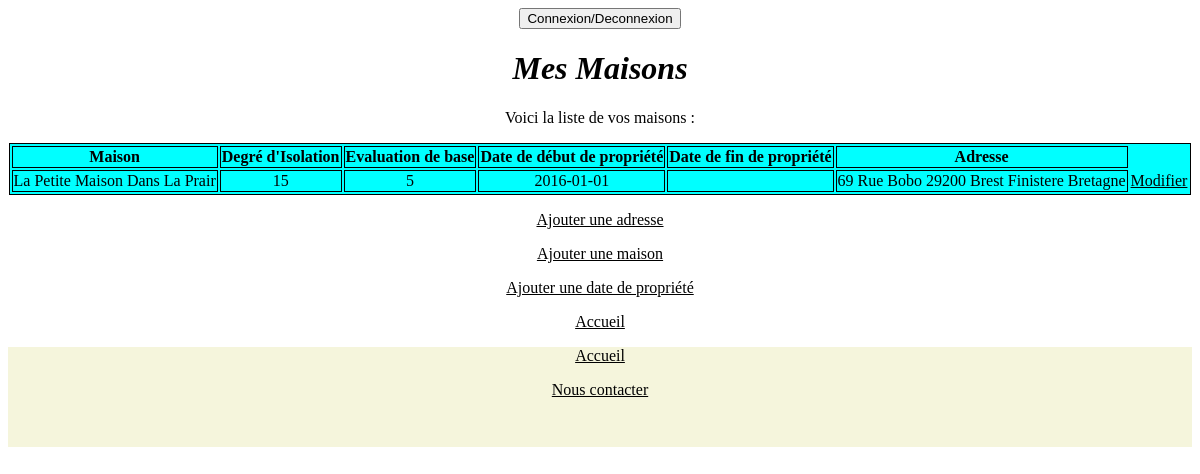
Page /index.php?cible=maisons&fonction=afficherMaisons (signed in) on the committed database.
### tables this page shows
CREATE TABLE IF NOT EXISTS `maison` (
  `Id_Maison` int(11) NOT NULL AUTO_INCREMENT,
  `nomMaison` varchar(30) DEFAULT NULL,
  `degreIsolation` int(11) DEFAULT NULL,
  `evaluationBase` varchar(30) DEFAULT NULL,
  `Id_Adresse` int(11) NOT NULL,
  PRIMARY KEY (`Id_Maison`),
  KEY `Id_Adresse` (`Id_Adresse`)
);

CREATE TABLE IF NOT EXISTS `proprietaire` (
  `Id_Maison` int(11) NOT NULL,
  `dateDebutPropriete` date NOT NULL,
  `dateFinPropriete` date DEFAULT NULL,
  `Id_Utilisateur` int(11) NOT NULL,
  PRIMARY KEY (`Id_Maison`,`dateDebutPropriete`),
  KEY `Id_Utilisateur` (`Id_Utilisateur`)
);

CREATE TABLE IF NOT EXISTS `adresse` (
  `Id_Adresse` int(11) NOT NULL AUTO_INCREMENT,
  `numMaison` int(11) DEFAULT NULL,
  `rue` varchar(30) DEFAULT NULL,
  `Id_Ville` int(11) NOT NULL,
  PRIMARY KEY (`Id_Adresse`),
  KEY `Id_Ville` (`Id_Ville`)
);

CREATE TABLE IF NOT EXISTS `ville` (
  `Id_Ville` int(11) NOT NULL AUTO_INCREMENT,
  `code_postal` varchar(50) DEFAULT NULL,
  `nom_ville` varchar(50) NOT NULL,
  `Id_Departement` int(11) NOT NULL,
  PRIMARY KEY (`Id_Ville`),
  KEY `Id_Departement` (`Id_Departement`)
);

CREATE TABLE IF NOT EXISTS `departement` (
  `Id_Departement` int(11) NOT NULL AUTO_INCREMENT,
  `nomDepartement` varchar(30) DEFAULT NULL,
  `Id_Region` int(11) NOT NULL,
  PRIMARY KEY (`Id_Departement`),
  KEY `Id_Region` (`Id_Region`)
);

CREATE TABLE IF NOT EXISTS `region` (
  `Id_Region` int(11) NOT NULL AUTO_INCREMENT,
  `nomRegion` varchar(30) DEFAULT NULL,
  PRIMARY KEY (`Id_Region`)
);

### controleurs/maisons.php (called while the page is built, shortened)
<?php
include('./modele/requetes.maisons.php');
if (!isset($_GET['fonction']) || empty($_GET['fonction'])) {
    $function = "accueil";
    $alerte = "";
} else {
    $function = $_GET['fonction'];
}
switch ($function) {
    case 'afficherMaisons':
        $vue = "maison";
        $entete = "Voici la liste de vos maisons :";
        $afficherMaisons = afficherMaisons($bdd);
        break;
}
include ('vues/header.php');
include ('vues/' . $vue . '.php');
include ('vues/footer.php');
?>

### index.php (called while the page is built, shortened)
<?php
if (isset($_GET['cible']) && !empty($_GET['cible'])) {
    $url = $_GET['cible'];
} else {
    $url = 'principal';
}
include('controleurs/' . $url . '.php');

### modele/requetes.maisons.php (called while the page is built, shortened)
<?php
function afficherMaisons(mysqli $bdd) {
    $query = 'SELECT * FROM maison NATURAL JOIN proprietaire NATURAL JOIN adresse NATURAL JOIN ville NATURAL JOIN departement NATURAL JOIN region WHERE Id_Utilisateur = ' . $_SESSION['id'] . '';
    return mysqli_query($bdd, $query);
}
?>

### vues/maison.php (the view, shortened to what this page needs)
<!DOCTYPE html>
    <html lang="fr">
        <head>
            <link rel="stylesheet" href="public/css/styles_con.css"/>
        </head>
    <body>
        <p><?php echo $entete; ?></p>
        <table class="maison_table">
        	<thead>
        		<tr>
        			<th class="maison_td">Maison</th>
        			<th class="maison_td">Degré d'Isolation</th>
        			<th class="maison_td">Evaluation de base</th>
                    <th class="maison_td">Date de début de propriété</th>
                    <th class="maison_td">Date de fin de propriété</th>
                    <th class="maison_td">Adresse</th>
        		</tr>
        	</thead>
        	<tbody>
            <?php foreach ($afficherMaisons as $element) { ?>
                <tr>
                    <td class="maison_td">
        		    <?php echo $element['nomMaison']; ?>
                    </td>
                    <td class="maison_td">
                	<?php echo $element['degreIsolation']; ?>
                    </td>
                    <td class="maison_td">
                	<?php echo $element['evaluationBase']; ?>
                    </td>
                    <td class="maison_td">
                    <?php echo $element['dateDebutPropriete']; ?>
                    </td>
                    <td class="maison_td">
                    </td>
                    <td class="maison_td">
                    <?php echo $element['numMaison']," ", $element['rue']," ", $element['code_postal']," ", $element['nom_ville']," ", $element['nomDepartement']," ", $element['nomRegion']; ?>
                    </td>
                    <?php
                    echo '<td><a href="index.php?cible=maisons&fonction=modifier&id='.$element['Id_Maison'].'">Modifier</a></td>';
                    ?>
                </tr>
            <?php } ?>
        	</tbody>
        </table>
        <p><a href="index.php?cible=adresses&fonction=ajoutAdresse">Ajouter une adresse</a></p>
        <p><a href="index.php?cible=maisons&fonction=ajoutMaison">Ajouter une maison</a></p>
        <p><a href="index.php?cible=datePropriete&fonction=ajouterDatePropriete">Ajouter une date de propriété</a></p>
        <p><a href="index.php">Accueil</a></p>
    </body>
</html>

### public/css/styles_con.css (style rules this page uses)
.maison_table { background-color: aqua; align-items: center; margin-left: auto; margin-right: auto; border-width: 1px; border-color: black; border-style: solid; }
.maison_td { border-width: 1px; border-color: black; border-style: solid; }
* { color: black; text-align: center; }

### rows in the picture
maison: nomMaison "La Petite Maison Dans La Prair", degreIsolation "15", evaluationBase "5", proprietaire.dateDebutPropriete "2016-01-01", Id_Adresse.numMaison "69", Id_Adresse.rue "Rue Bobo", ville.code_postal "29200", ville.nom_ville "Brest", departement.nomDepartement "Finistere", region.nomRegion "Bretagne"

### other values in the picture
$title "Mes Maisons"
$entete "Voici la liste de vos maisons :"
